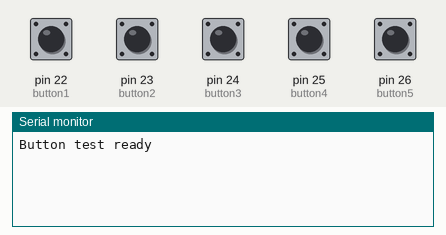
Recording of a sketch running on a simulated Arduino Mega 2560, built with avr-gcc and run on an emulated ATmega2560. Shown: the last lines printed to the serial monitor. The test bench sets the inputs (shaded band); at power-on: pin 22 (button1), pin 23 (button2), pin 24 (button3), pin 25 (button4), pin 26 (button5) HIGH.

Above: at 1.2 s.
1.3 s: pin 22 (button1) pulled LOW for 0.15 s
At 2.5 s:
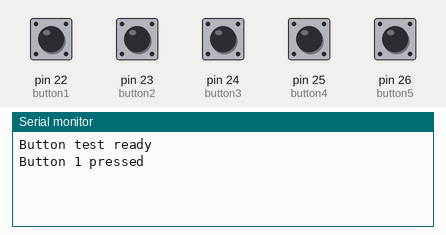
2.9 s: pin 23 (button2) pulled LOW for 0.15 s
At 3.7 s:
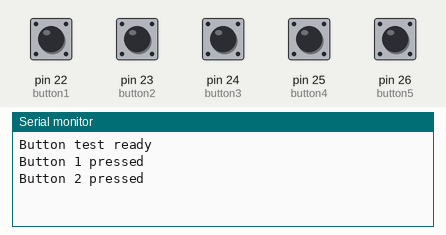
4.5 s: pin 24 (button3) pulled LOW for 0.15 s
At 4.9 s:
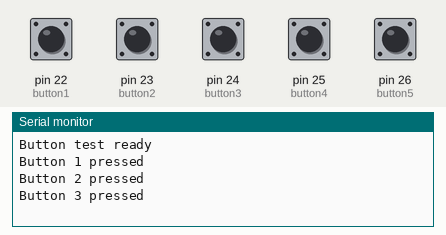
6.1 s: pin 25 (button4) pulled LOW for 0.15 s
At 7.3 s:
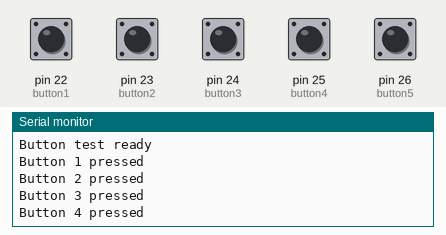
7.7 s: pin 26 (button5) pulled LOW for 0.15 s
At 8.5 s:
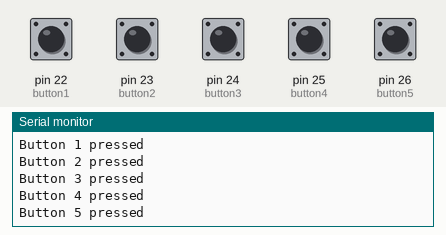
Timing chart, 0 to 10.3 s (numbered marks = the images above; inputs shaded):
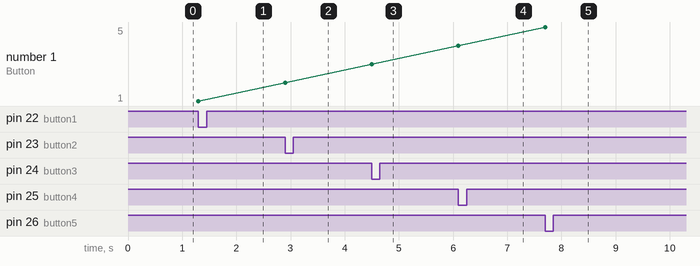

Measured:
- after the input at 1.3 s, the serial monitor: prints a new line at once (image 1)
- after the input at 2.9 s, the serial monitor: prints a new line at once (image 2)
- after the input at 4.5 s, the serial monitor: prints a new line at once (image 3)
- after the input at 6.1 s, the serial monitor: prints a new line at once (image 4)
- after the input at 7.7 s, the serial monitor: prints a new line at once (image 5)
- plotted number 1: 1 → 2 after the input at 2.9 s, 2 → 3 after the input at 4.5 s, 3 → 4 after the input at 6.1 s, 4 → 5 after the input at 7.7 s

The sketch:

BTC.ino
```cpp
const int button1 = 22;
const int button2 = 23;
const int button3 = 24;
const int button4 = 25;
const int button5 = 26;

void setup() {
  Serial.begin(9600);

  pinMode(button1, INPUT_PULLUP);
  pinMode(button2, INPUT_PULLUP);
  pinMode(button3, INPUT_PULLUP);
  pinMode(button4, INPUT_PULLUP);
  pinMode(button5, INPUT_PULLUP);


  Serial.println("Button test ready");
}

void loop() {
  if (digitalRead(button1) == LOW) {
    Serial.println("Button 1 pressed");
    delay(200);
  }

  if (digitalRead(button2) == LOW) {
    Serial.println("Button 2 pressed");
    delay(200);
  }

  if (digitalRead(button3) == LOW) {
    Serial.println("Button 3 pressed");
    delay(200);
  }
  if (digitalRead(button4) == LOW) {
    Serial.println("Button 4 pressed");
    delay(200);
  }
  if (digitalRead(button5) == LOW) {
    Serial.println("Button 5 pressed");
    delay(200);
  }
}
```
